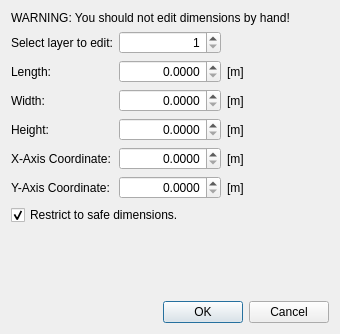
<?xml version="1.0" encoding="UTF-8"?>
<ui version="4.0">
 <class>EditLayersDialog</class>
 <widget class="QDialog" name="EditLayersDialog">
  <property name="geometry">
   <rect>
    <x>0</x>
    <y>0</y>
    <width>340</width>
    <height>334</height>
   </rect>
  </property>
  <property name="windowTitle">
   <string>Edit Layers</string>
  </property>
  <layout class="QVBoxLayout" name="verticalLayout">
   <item>
    <widget class="QLabel" name="label_12">
     <property name="text">
      <string>WARNING: You should not edit dimensions by hand!</string>
     </property>
    </widget>
   </item>
   <item>
    <layout class="QGridLayout" name="gridLayout">
     <item row="0" column="0">
      <widget class="QLabel" name="label">
       <property name="text">
        <string>Select layer to edit:</string>
       </property>
      </widget>
     </item>
     <item row="0" column="1">
      <widget class="QSpinBox" name="spinBox">
       <property name="alignment">
        <set>Qt::AlignRight|Qt::AlignTrailing|Qt::AlignVCenter</set>
       </property>
       <property name="minimum">
        <number>1</number>
       </property>
      </widget>
     </item>
     <item row="1" column="0">
      <widget class="QLabel" name="label_2">
       <property name="text">
        <string>Length:</string>
       </property>
      </widget>
     </item>
     <item row="1" column="1">
      <widget class="QDoubleSpinBox" name="doubleSpinBoxLength">
       <property name="alignment">
        <set>Qt::AlignRight|Qt::AlignTrailing|Qt::AlignVCenter</set>
       </property>
       <property name="decimals">
        <number>4</number>
       </property>
      </widget>
     </item>
     <item row="1" column="2">
      <widget class="QLabel" name="label_5">
       <property name="text">
        <string>[m]</string>
       </property>
      </widget>
     </item>
     <item row="2" column="0">
      <widget class="QLabel" name="label_3">
       <property name="text">
        <string>Width:</string>
       </property>
      </widget>
     </item>
     <item row="2" column="1">
      <widget class="QDoubleSpinBox" name="doubleSpinBoxWidth">
       <property name="alignment">
        <set>Qt::AlignRight|Qt::AlignTrailing|Qt::AlignVCenter</set>
       </property>
       <property name="decimals">
        <number>4</number>
       </property>
      </widget>
     </item>
     <item row="2" column="2">
      <widget class="QLabel" name="label_6">
       <property name="text">
        <string>[m]</string>
       </property>
      </widget>
     </item>
     <item row="3" column="0">
      <widget class="QLabel" name="label_4">
       <property name="text">
        <string>Height:</string>
       </property>
      </widget>
     </item>
     <item row="3" column="1">
      <widget class="QDoubleSpinBox" name="doubleSpinBoxHeight">
       <property name="alignment">
        <set>Qt::AlignRight|Qt::AlignTrailing|Qt::AlignVCenter</set>
       </property>
       <property name="decimals">
        <number>4</number>
       </property>
      </widget>
     </item>
     <item row="3" column="2">
      <widget class="QLabel" name="label_7">
       <property name="text">
        <string>[m]</string>
       </property>
      </widget>
     </item>
     <item row="4" column="0">
      <widget class="QLabel" name="label_10">
       <property name="text">
        <string>X-Axis Coordinate:</string>
       </property>
      </widget>
     </item>
     <item row="4" column="1">
      <widget class="QDoubleSpinBox" name="doubleSpinBoxX">
       <property name="alignment">
        <set>Qt::AlignRight|Qt::AlignTrailing|Qt::AlignVCenter</set>
       </property>
       <property name="decimals">
        <number>4</number>
       </property>
      </widget>
     </item>
     <item row="4" column="2">
      <widget class="QLabel" name="label_8">
       <property name="text">
        <string>[m]</string>
       </property>
      </widget>
     </item>
     <item row="5" column="0">
      <widget class="QLabel" name="label_11">
       <property name="text">
        <string>Y-Axis Coordinate:</string>
       </property>
      </widget>
     </item>
     <item row="5" column="1">
      <widget class="QDoubleSpinBox" name="doubleSpinBoxY">
       <property name="alignment">
        <set>Qt::AlignRight|Qt::AlignTrailing|Qt::AlignVCenter</set>
       </property>
       <property name="decimals">
        <number>4</number>
       </property>
      </widget>
     </item>
     <item row="5" column="2">
      <widget class="QLabel" name="label_9">
       <property name="text">
        <string>[m]</string>
       </property>
      </widget>
     </item>
    </layout>
   </item>
   <item>
    <widget class="QCheckBox" name="safeDimensions">
     <property name="text">
      <string>Restrict to safe dimensions.</string>
     </property>
     <property name="checked">
      <bool>true</bool>
     </property>
    </widget>
   </item>
   <item>
    <spacer name="verticalSpacer">
     <property name="orientation">
      <enum>Qt::Vertical</enum>
     </property>
     <property name="sizeHint" stdset="0">
      <size>
       <width>20</width>
       <height>40</height>
      </size>
     </property>
    </spacer>
   </item>
   <item>
    <widget class="QDialogButtonBox" name="buttonBox">
     <property name="orientation">
      <enum>Qt::Horizontal</enum>
     </property>
     <property name="standardButtons">
      <set>QDialogButtonBox::Cancel|QDialogButtonBox::Ok</set>
     </property>
    </widget>
   </item>
  </layout>
 </widget>
 <resources/>
 <connections>
  <connection>
   <sender>buttonBox</sender>
   <signal>accepted()</signal>
   <receiver>EditLayersDialog</receiver>
   <slot>accept()</slot>
   <hints>
    <hint type="sourcelabel">
     <x>248</x>
     <y>254</y>
    </hint>
    <hint type="destinationlabel">
     <x>157</x>
     <y>274</y>
    </hint>
   </hints>
  </connection>
  <connection>
   <sender>buttonBox</sender>
   <signal>rejected()</signal>
   <receiver>EditLayersDialog</receiver>
   <slot>reject()</slot>
   <hints>
    <hint type="sourcelabel">
     <x>316</x>
     <y>260</y>
    </hint>
    <hint type="destinationlabel">
     <x>286</x>
     <y>274</y>
    </hint>
   </hints>
  </connection>
 </connections>
</ui>
